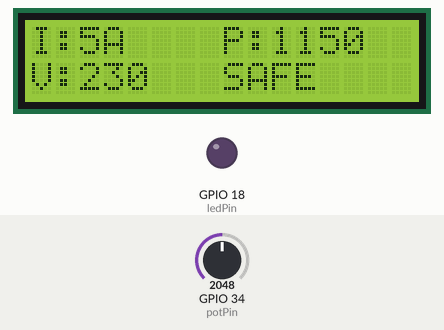
Bench run of a sketch on a simulated ESP32. Shown: 16×2 character LCD, output pins drawn as LEDs (lit = HIGH). The test bench sets the inputs (shaded band); at power-on: GPIO 34 (potPin) = 2048. What the sketch prints to the serial monitor is not drawn.

Above: at 1.2 s.
1.3 s: GPIO 34 (potPin) set to 2807
At 2.5 s:
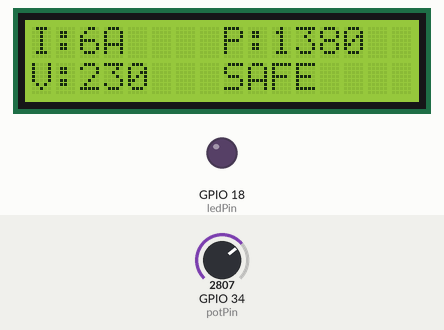
3.6 s: GPIO 34 (potPin) set to 2907
At 4.6 s:
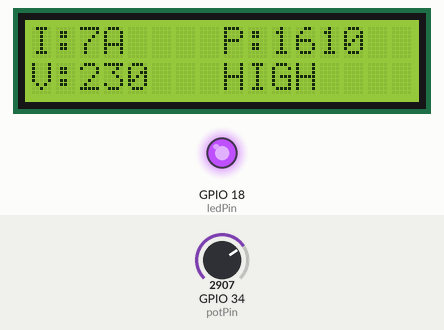
5.6 s: GPIO 34 (potPin) set to 3603
At 6.6 s:
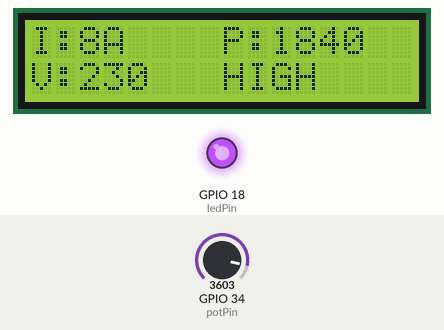
7.7 s: GPIO 34 (potPin) set to 2866
At 8.7 s:
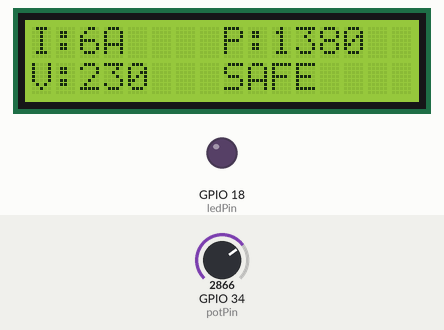
Timing chart, 0 to 10.7 s (numbered marks = the images above; inputs shaded):
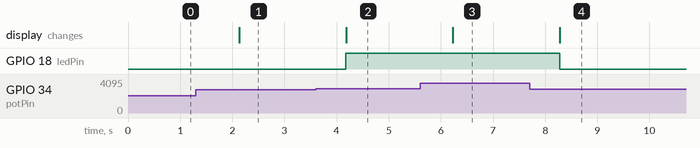

The sketch:

sketch.ino
```cpp
#include <Wire.h>
#include <LiquidCrystal_I2C.h>

LiquidCrystal_I2C lcd(0x27, 16, 2);

const int potPin = 34;
const int ledPin = 18;

void setup() {
  pinMode(ledPin, OUTPUT);

  lcd.init();
  lcd.backlight();

  Serial.begin(115200);
}

void loop() {

  int sensor = analogRead(potPin);

  int current = map(sensor, 0, 4095, 0, 10);
  int power = current * 230;

  lcd.clear();
  lcd.setCursor(0, 0);
  lcd.print("I:");
  lcd.print(current);
  lcd.print("A");

  lcd.setCursor(8, 0);
  lcd.print("P:");
  lcd.print(power);

  lcd.setCursor(0, 1);
  lcd.print("V:230");

  if (power > 1500) {
    digitalWrite(ledPin, HIGH);
    lcd.setCursor(8, 1);
    lcd.print("HIGH");
  } else {
    digitalWrite(ledPin, LOW);
    lcd.setCursor(8, 1);
    lcd.print("SAFE");
  }

  Serial.print("Current: ");
  Serial.print(current);
  Serial.print(" A  Power: ");
  Serial.print(power);
  Serial.println(" W");

  delay(1000);
}
```

Measured:
- the behaviour switches between 2866 and 2867 on GPIO 34 (potPin) (found by bisection; images 1 and 2)
- after the input at 1.3 s, the display: changes after 0.84 s (image 1)
- after the input at 3.6 s, GPIO 18 (ledPin): LOW → HIGH after 0.58 s; the display: changes after 0.58 s (image 2)
- after the input at 5.6 s, the display: changes after 0.63 s (image 3)
- after the input at 7.7 s, GPIO 18 (ledPin): HIGH → LOW after 0.57 s; the display: changes after 0.58 s (image 4)
